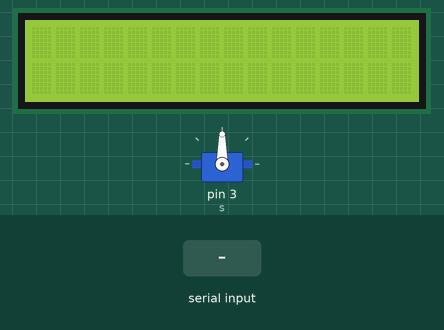
The sketch below on a simulated Arduino Uno, built with avr-gcc and run on an emulated ATmega328P. Parts: 16×2 character LCD, servo. The inputs (shaded band) are chosen by the test bench.

Above: at 1.2 s.
1.3 s: "R" received over Serial
At 2.4 s:
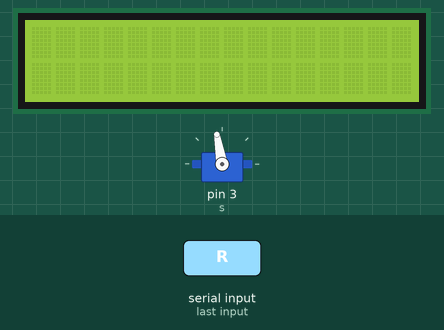
2.9 s: "L" received over Serial
At 3.6 s:
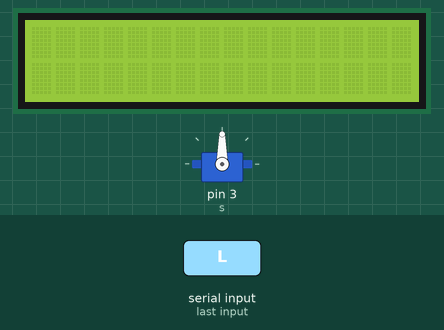
Timing chart, 0 to 5.9 s (numbered marks = the images above; inputs shaded):
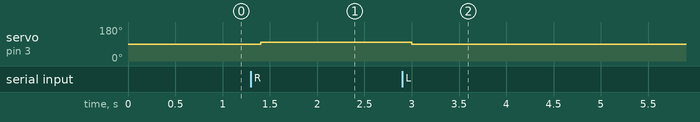

Measured:
- after the input at 1.3 s, servo on pin 3 (s): 90° → 100° after 0.10 s
- after the input at 2.9 s, servo on pin 3 (s): 100° → 90° after 0.10 s

The sketch:

lcd_serial.pde
```cpp
#include <LiquidCrystal.h>
#include <Servo.h>

// initialize the library with the numbers of the interface pins
LiquidCrystal lcd(8, 9, 10, 11, 12, 13);
Servo s;
int serial;
int servo;

// camera turn constants
int SPEED_LOW = 1;
int SPEED_HIGH = 10;
int SERVO_MAX = 170;
int SERVO_MIN = 10;

void setup(){
  // set up the LCD's number of rows and columns:
  lcd.begin(16, 2);
  // initialize the serial communications:
  Serial.begin(9600);
  // initialize servo
  s.attach(3);
}

void loop()
{
  // when characters arrive over the serial port...
  if (Serial.available()) {
    // wait a bit for the entire message to arrive
    delay(100);
    while (Serial.available() > 0) {
        serial = Serial.read();
        servo = s.read();

        if(serial == 114) {
          (servo + SPEED_LOW >= SERVO_MAX) ? s.write(SERVO_MAX) : s.write(servo + SPEED_LOW);
        } else if(serial == 108) {
          (servo - SPEED_LOW <= SERVO_MIN) ? s.write(SERVO_MIN) : s.write(servo - SPEED_LOW);
        } else if(serial == 82) {
          (servo + SPEED_HIGH >= SERVO_MAX) ? s.write(SERVO_MAX) : s.write(servo + SPEED_HIGH);
        } else if(serial == 76) {
          (servo - SPEED_HIGH <= SERVO_MIN) ? s.write(SERVO_MIN) : s.write(servo - SPEED_HIGH);
        } else if(serial == 35) {
              lcd.clear();
              int i = 0;
              while (Serial.available() > 0) {
                  i++;
                  if(i == 16){
                    lcd.setCursor(0, 1);
                  }
                  lcd.write(Serial.read());
              }
        }
    }
  }
}
```
